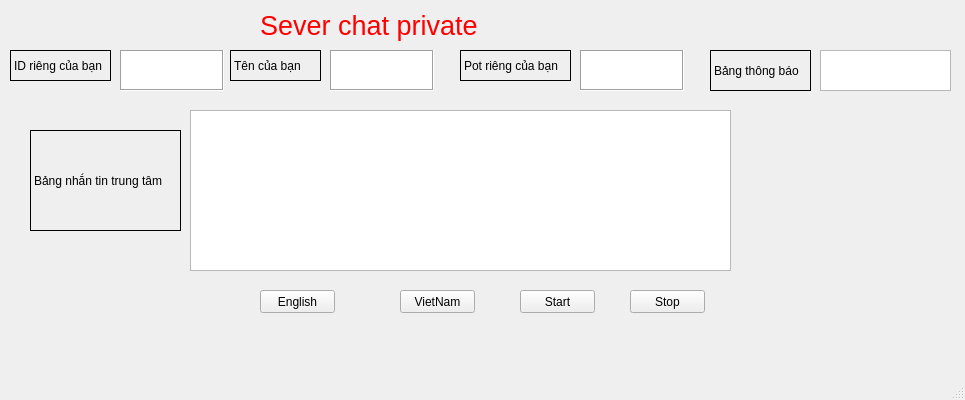
<?xml version="1.0" encoding="UTF-8"?>
<ui version="4.0">
 <class>MainWindow</class>
 <widget class="QMainWindow" name="MainWindow">
  <property name="geometry">
   <rect>
    <x>0</x>
    <y>0</y>
    <width>965</width>
    <height>400</height>
   </rect>
  </property>
  <property name="windowTitle">
   <string>MainWindow</string>
  </property>
  <property name="styleSheet">
   <string notr="true">color: rgb(0, 0, 0);</string>
  </property>
  <widget class="QWidget" name="centralwidget">
   <widget class="QTextEdit" name="ID">
    <property name="geometry">
     <rect>
      <x>120</x>
      <y>50</y>
      <width>104</width>
      <height>41</height>
     </rect>
    </property>
    <property name="contextMenuPolicy">
     <enum>Qt::NoContextMenu</enum>
    </property>
    <property name="toolTipDuration">
     <number>-1</number>
    </property>
    <property name="frameShape">
     <enum>QFrame::Box</enum>
    </property>
   </widget>
   <widget class="QTextEdit" name="Pot">
    <property name="geometry">
     <rect>
      <x>580</x>
      <y>50</y>
      <width>104</width>
      <height>41</height>
     </rect>
    </property>
    <property name="frameShape">
     <enum>QFrame::Box</enum>
    </property>
   </widget>
   <widget class="QLabel" name="label_1">
    <property name="geometry">
     <rect>
      <x>10</x>
      <y>50</y>
      <width>101</width>
      <height>31</height>
     </rect>
    </property>
    <property name="frameShape">
     <enum>QFrame::Box</enum>
    </property>
    <property name="text">
     <string>ID riêng của bạn</string>
    </property>
   </widget>
   <widget class="QLabel" name="label_2">
    <property name="geometry">
     <rect>
      <x>460</x>
      <y>50</y>
      <width>111</width>
      <height>31</height>
     </rect>
    </property>
    <property name="frameShape">
     <enum>QFrame::Box</enum>
    </property>
    <property name="text">
     <string>Pot riêng của bạn</string>
    </property>
   </widget>
   <widget class="QLabel" name="label_7">
    <property name="geometry">
     <rect>
      <x>260</x>
      <y>10</y>
      <width>371</width>
      <height>31</height>
     </rect>
    </property>
    <property name="font">
     <font>
      <pointsize>20</pointsize>
     </font>
    </property>
    <property name="toolTipDuration">
     <number>-5</number>
    </property>
    <property name="styleSheet">
     <string notr="true">color: rgb(255, 0, 0);</string>
    </property>
    <property name="text">
     <string>Sever chat private</string>
    </property>
    <property name="margin">
     <number>0</number>
    </property>
    <property name="indent">
     <number>-10</number>
    </property>
   </widget>
   <widget class="QTextEdit" name="Name">
    <property name="geometry">
     <rect>
      <x>330</x>
      <y>50</y>
      <width>104</width>
      <height>41</height>
     </rect>
    </property>
    <property name="frameShape">
     <enum>QFrame::Box</enum>
    </property>
   </widget>
   <widget class="QLabel" name="label_3">
    <property name="geometry">
     <rect>
      <x>230</x>
      <y>50</y>
      <width>91</width>
      <height>31</height>
     </rect>
    </property>
    <property name="frameShape">
     <enum>QFrame::Box</enum>
    </property>
    <property name="text">
     <string>Tên của bạn</string>
    </property>
   </widget>
   <widget class="QPushButton" name="english">
    <property name="geometry">
     <rect>
      <x>260</x>
      <y>290</y>
      <width>75</width>
      <height>23</height>
     </rect>
    </property>
    <property name="styleSheet">
     <string notr="true">selection-color: rgb(85, 255, 0);</string>
    </property>
    <property name="text">
     <string>English</string>
    </property>
   </widget>
   <widget class="QPushButton" name="vietnam">
    <property name="geometry">
     <rect>
      <x>400</x>
      <y>290</y>
      <width>75</width>
      <height>23</height>
     </rect>
    </property>
    <property name="text">
     <string>VietNam</string>
    </property>
   </widget>
   <widget class="QPushButton" name="start">
    <property name="geometry">
     <rect>
      <x>520</x>
      <y>290</y>
      <width>75</width>
      <height>23</height>
     </rect>
    </property>
    <property name="text">
     <string>Start</string>
    </property>
   </widget>
   <widget class="QPushButton" name="stop">
    <property name="geometry">
     <rect>
      <x>630</x>
      <y>290</y>
      <width>75</width>
      <height>23</height>
     </rect>
    </property>
    <property name="text">
     <string>Stop</string>
    </property>
   </widget>
   <widget class="QLabel" name="label_6">
    <property name="geometry">
     <rect>
      <x>710</x>
      <y>50</y>
      <width>101</width>
      <height>41</height>
     </rect>
    </property>
    <property name="frameShape">
     <enum>QFrame::Box</enum>
    </property>
    <property name="text">
     <string>Bảng thông báo</string>
    </property>
   </widget>
   <widget class="QTextEdit" name="Notice">
    <property name="geometry">
     <rect>
      <x>820</x>
      <y>50</y>
      <width>131</width>
      <height>41</height>
     </rect>
    </property>
   </widget>
   <widget class="QTextEdit" name="Chat">
    <property name="geometry">
     <rect>
      <x>190</x>
      <y>110</y>
      <width>541</width>
      <height>161</height>
     </rect>
    </property>
   </widget>
   <widget class="QLabel" name="label_4">
    <property name="geometry">
     <rect>
      <x>30</x>
      <y>130</y>
      <width>151</width>
      <height>101</height>
     </rect>
    </property>
    <property name="frameShape">
     <enum>QFrame::Box</enum>
    </property>
    <property name="text">
     <string>Bảng nhắn tin trung tâm</string>
    </property>
   </widget>
  </widget>
  <widget class="QMenuBar" name="menubar">
   <property name="geometry">
    <rect>
     <x>0</x>
     <y>0</y>
     <width>965</width>
     <height>26</height>
    </rect>
   </property>
  </widget>
  <widget class="QStatusBar" name="statusbar"/>
 </widget>
 <resources/>
 <connections/>
</ui>
